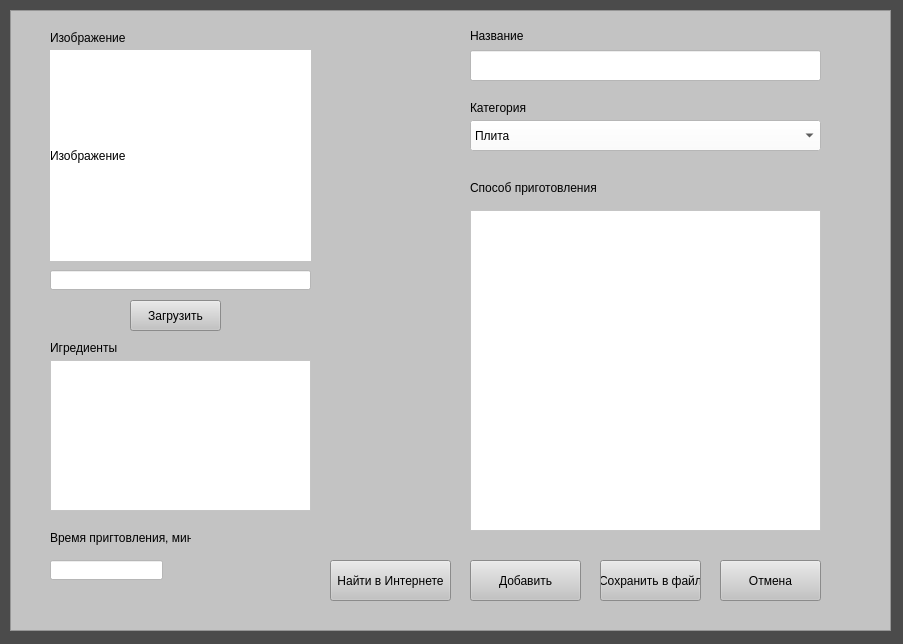
<?xml version="1.0" encoding="UTF-8"?>
<ui version="4.0">
 <class>add</class>
 <widget class="QWidget" name="add">
  <property name="geometry">
   <rect>
    <x>0</x>
    <y>0</y>
    <width>903</width>
    <height>644</height>
   </rect>
  </property>
  <property name="windowTitle">
   <string>Form</string>
  </property>
  <property name="styleSheet">
   <string notr="true">background-color:rgb(75, 75, 75)</string>
  </property>
  <widget class="QFrame" name="frame">
   <property name="geometry">
    <rect>
     <x>10</x>
     <y>10</y>
     <width>881</width>
     <height>621</height>
    </rect>
   </property>
   <property name="styleSheet">
    <string notr="true">background-color:rgb(195, 195, 195)</string>
   </property>
   <property name="frameShape">
    <enum>QFrame::StyledPanel</enum>
   </property>
   <property name="frameShadow">
    <enum>QFrame::Raised</enum>
   </property>
   <widget class="QTextEdit" name="textEdit">
    <property name="geometry">
     <rect>
      <x>460</x>
      <y>200</y>
      <width>351</width>
      <height>321</height>
     </rect>
    </property>
    <property name="styleSheet">
     <string notr="true">background-color:rgb(255, 255, 255)</string>
    </property>
   </widget>
   <widget class="QLabel" name="label">
    <property name="geometry">
     <rect>
      <x>40</x>
      <y>40</y>
      <width>261</width>
      <height>211</height>
     </rect>
    </property>
    <property name="styleSheet">
     <string notr="true">background-color:rgb(255, 255, 255)</string>
    </property>
    <property name="text">
     <string>Изображение</string>
    </property>
   </widget>
   <widget class="QTextEdit" name="textEdit_3">
    <property name="geometry">
     <rect>
      <x>40</x>
      <y>350</y>
      <width>261</width>
      <height>151</height>
     </rect>
    </property>
    <property name="styleSheet">
     <string notr="true">background-color:rgb(255, 255, 255)</string>
    </property>
   </widget>
   <widget class="QPushButton" name="pushButton">
    <property name="geometry">
     <rect>
      <x>460</x>
      <y>550</y>
      <width>111</width>
      <height>41</height>
     </rect>
    </property>
    <property name="text">
     <string>Добавить</string>
    </property>
   </widget>
   <widget class="QPushButton" name="pushButton_2">
    <property name="geometry">
     <rect>
      <x>710</x>
      <y>550</y>
      <width>101</width>
      <height>41</height>
     </rect>
    </property>
    <property name="text">
     <string>Отмена</string>
    </property>
   </widget>
   <widget class="QLabel" name="label_2">
    <property name="geometry">
     <rect>
      <x>40</x>
      <y>20</y>
      <width>81</width>
      <height>16</height>
     </rect>
    </property>
    <property name="text">
     <string>Изображение</string>
    </property>
   </widget>
   <widget class="QLabel" name="label_3">
    <property name="geometry">
     <rect>
      <x>460</x>
      <y>16</y>
      <width>61</width>
      <height>20</height>
     </rect>
    </property>
    <property name="text">
     <string>Название</string>
    </property>
   </widget>
   <widget class="QLabel" name="label_4">
    <property name="geometry">
     <rect>
      <x>460</x>
      <y>170</y>
      <width>131</width>
      <height>16</height>
     </rect>
    </property>
    <property name="text">
     <string>Способ приготовления</string>
    </property>
   </widget>
   <widget class="QLabel" name="label_5">
    <property name="geometry">
     <rect>
      <x>40</x>
      <y>330</y>
      <width>81</width>
      <height>16</height>
     </rect>
    </property>
    <property name="text">
     <string>Игредиенты</string>
    </property>
   </widget>
   <widget class="QPushButton" name="pushButton_3">
    <property name="geometry">
     <rect>
      <x>120</x>
      <y>290</y>
      <width>91</width>
      <height>31</height>
     </rect>
    </property>
    <property name="text">
     <string>Загрузить</string>
    </property>
   </widget>
   <widget class="QPushButton" name="pushButton_4">
    <property name="geometry">
     <rect>
      <x>590</x>
      <y>550</y>
      <width>101</width>
      <height>41</height>
     </rect>
    </property>
    <property name="text">
     <string>Сохранить в файл</string>
    </property>
   </widget>
   <widget class="QLineEdit" name="lineEdit">
    <property name="geometry">
     <rect>
      <x>40</x>
      <y>260</y>
      <width>261</width>
      <height>20</height>
     </rect>
    </property>
    <property name="styleSheet">
     <string notr="true">background-color:rgb(255, 255, 255)</string>
    </property>
   </widget>
   <widget class="QLineEdit" name="lineEdit_2">
    <property name="geometry">
     <rect>
      <x>460</x>
      <y>40</y>
      <width>351</width>
      <height>31</height>
     </rect>
    </property>
    <property name="styleSheet">
     <string notr="true">background-color:rgb(255, 255, 255)</string>
    </property>
   </widget>
   <widget class="QPushButton" name="pushButton_5">
    <property name="geometry">
     <rect>
      <x>320</x>
      <y>550</y>
      <width>121</width>
      <height>41</height>
     </rect>
    </property>
    <property name="text">
     <string>Найти в Интернете</string>
    </property>
   </widget>
   <widget class="QComboBox" name="comboBox">
    <property name="geometry">
     <rect>
      <x>460</x>
      <y>110</y>
      <width>351</width>
      <height>31</height>
     </rect>
    </property>
    <property name="styleSheet">
     <string notr="true">background-color:rgb(255, 255, 255)</string>
    </property>
    <item>
     <property name="text">
      <string>Плита</string>
     </property>
    </item>
    <item>
     <property name="text">
      <string>Духовка</string>
     </property>
    </item>
    <item>
     <property name="text">
      <string>Мультиварка</string>
     </property>
    </item>
    <item>
     <property name="text">
      <string>Микроволновка</string>
     </property>
    </item>
   </widget>
   <widget class="QLabel" name="label_6">
    <property name="geometry">
     <rect>
      <x>460</x>
      <y>90</y>
      <width>61</width>
      <height>16</height>
     </rect>
    </property>
    <property name="text">
     <string>Категория</string>
    </property>
   </widget>
   <widget class="QLabel" name="label_7">
    <property name="geometry">
     <rect>
      <x>40</x>
      <y>520</y>
      <width>141</width>
      <height>16</height>
     </rect>
    </property>
    <property name="text">
     <string>Время пригтовления, мин.</string>
    </property>
   </widget>
   <widget class="QLineEdit" name="lineEdit_3">
    <property name="geometry">
     <rect>
      <x>40</x>
      <y>550</y>
      <width>113</width>
      <height>20</height>
     </rect>
    </property>
    <property name="styleSheet">
     <string notr="true">background-color:rgb(255, 255, 255)</string>
    </property>
   </widget>
  </widget>
 </widget>
 <resources/>
 <connections/>
</ui>
